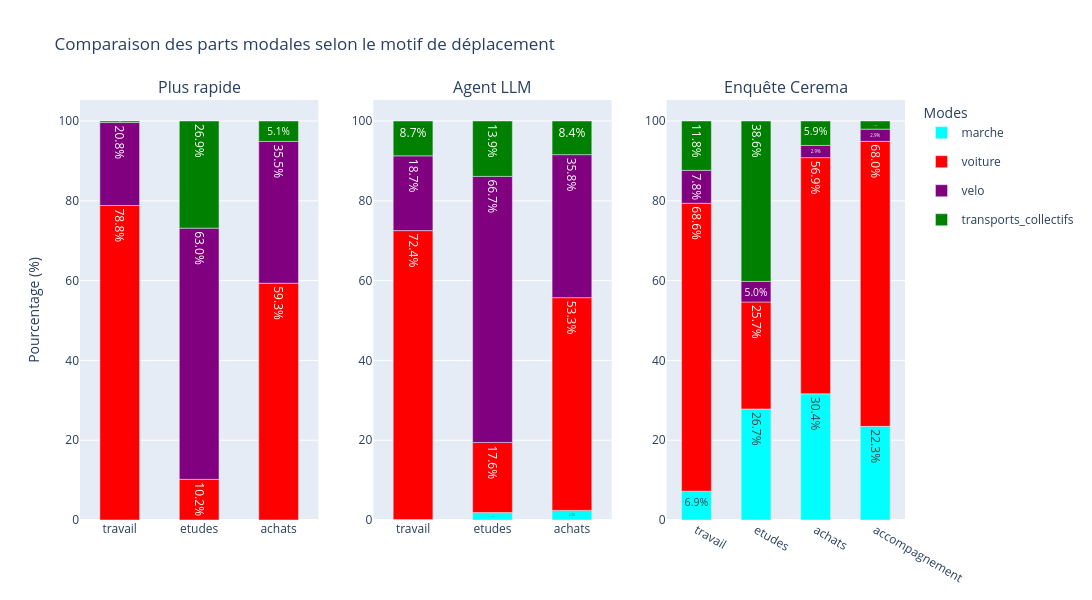

The cell this chart's notebook holds for it:
### Code cell
bar_graph(moves, cerema["parts_modales_2023"]["motif_deplacement"], "Comparaison des parts modales selon le motif de déplacement", x_name="Motifs de déplacement")

### Figure 1 — Plotly figure (JSON) as saved in the notebook; plotly's stock layout.template omitted (floating-point values rounded to 4 significant figures)
{"data": [{"legendgroup": "marche", "marker": {"color": "cyan"}, "name": "marche", "showlegend": true, "text": ["inf", "inf"], "textposition": "inside", "texttemplate": "%{text:.1f}%", "type": "bar", "x": [null, null], "xaxis": "x", "y": [70, 56], "yaxis": "y"}, {"legendgroup": "voiture", "marker": {"color": "red"}, "name": "voiture", "showlegend": true, "text": ["78.81899871630296", "10.185185185185185", "59.337349397590366", "inf", "inf", "inf"], "textposition": "inside", "texttemplate": "%{text:.1f}%", "type": "bar", "x": ["travail", "etudes", "achats", null, null, null], "xaxis": "x", "y": [614, 11, 197, 1009, 263, 196], "yaxis": "y"}, {"legendgroup": "velo", "marker": {"color": "purple"}, "name": "velo", "showlegend": true, "text": ["20.79589216944801", "62.96296296296296", "35.54216867469879", "inf", "inf", "inf"], "textposition": "inside", "texttemplate": "%{text:.1f}%", "type": "bar", "x": ["travail", "etudes", "achats", null, null, null], "xaxis": "x", "y": [162, 68, 118, 466, 144, 173], "yaxis": "y"}, {"legendgroup": "transports_collectifs", "marker": {"color": "green"}, "name": "transports_collectifs", "showlegend": true, "text": ["0.38510911424903727", "26.851851851851855", "5.120481927710843", "inf", "inf", "inf"], "textposition": "inside", "texttemplate": "%{text:.1f}%", "type": "bar", "x": ["travail", "etudes", "achats", null, null, null], "xaxis": "x", "y": [3, 29, 17, 53, 5, 14], "yaxis": "y"}, {"legendgroup": "marche", "marker": {"color": "cyan"}, "name": "marche", "showlegend": false, "text": ["0.12836970474967907", "1.8518518518518516", "2.4096385542168677", "inf", "inf", "inf"], "textposition": "inside", "texttemplate": "%{text:.1f}%", "type": "bar", "x": ["travail", "etudes", "achats", null, null, null], "xaxis": "x2", "y": [1, 2, 8, 82, 51, 11], "yaxis": "y2"}, {"legendgroup": "voiture", "marker": {"color": "red"}, "name": "voiture", "showlegend": false, "text": ["72.400513478819", "17.59259259259259", "53.31325301204819", "inf", "inf", "inf"], "textposition": "inside", "texttemplate": "%{text:.1f}%", "type": "bar", "x": ["travail", "etudes", "achats", null, null, null], "xaxis": "x2", "y": [564, 19, 177, 946, 241, 206], "yaxis": "y2"}, {"legendgroup": "velo", "marker": {"color": "purple"}, "name": "velo", "showlegend": false, "text": ["18.741976893453145", "66.66666666666666", "35.8433734939759", "inf", "inf", "inf"], "textposition": "inside", "texttemplate": "%{text:.1f}%", "type": "bar", "x": ["travail", "etudes", "achats", null, null, null], "xaxis": "x2", "y": [146, 72, 119, 426, 159, 136], "yaxis": "y2"}, {"legendgroup": "transports_collectifs", "marker": {"color": "green"}, "name": "transports_collectifs", "showlegend": false, "text": ["8.729139922978177", "13.88888888888889", "8.433734939759036", "inf", "inf", "inf"], "textposition": "inside", "texttemplate": "%{text:.1f}%", "type": "bar", "x": ["travail", "etudes", "achats", null, null, null], "xaxis": "x2", "y": [68, 15, 28, 144, 17, 30], "yaxis": "y2"}, {"legendgroup": "marche", "marker": {"color": "cyan"}, "name": "marche", "showlegend": false, "text": ["6.862745098039216", "26.732673267326735", "30.392156862745097", "22.330097087378643"], "textposition": "inside", "texttemplate": "%{text:.1f}%", "type": "bar", "x": ["travail", "etudes", "achats", "accompagnement"], "xaxis": "x3", "y": [7, 27, 31, 23], "yaxis": "y3"}, {"legendgroup": "voiture", "marker": {"color": "red"}, "name": "voiture", "showlegend": false, "text": ["68.62745098039215", "25.742574257425744", "56.86274509803921", "67.96116504854369"], "textposition": "inside", "texttemplate": "%{text:.1f}%", "type": "bar", "x": ["travail", "etudes", "achats", "accompagnement"], "xaxis": "x3", "y": [70, 26, 58, 70], "yaxis": "y3"}, {"legendgroup": "velo", "marker": {"color": "purple"}, "name": "velo", "showlegend": false, "text": ["7.8431372549019605", "4.9504950495049505", "2.941176470588235", "2.912621359223301"], "textposition": "inside", "texttemplate": "%{text:.1f}%", "type": "bar", "x": ["travail", "etudes", "achats", "accompagnement"], "xaxis": "x3", "y": [8, 5, 3, 3], "yaxis": "y3"}, {"legendgroup": "transports_collectifs", "marker": {"color": "green"}, "name": "transports_collectifs", "showlegend": false, "text": ["11.76470588235294", "38.613861386138616", "5.88235294117647", "1.9417475728155338"], "textposition": "inside", "texttemplate": "%{text:.1f}%", "type": "bar", "x": ["travail", "etudes", "achats", "accompagnement"], "xaxis": "x3", "y": [12, 39, 6, 2], "yaxis": "y3"}], "layout": {"annotations": [{"font": {"size": 16}, "showarrow": false, "text": "Plus rapide", "x": 0.1444, "xanchor": "center", "xref": "paper", "y": 1.0, "yanchor": "bottom", "yref": "paper"}, {"font": {"size": 16}, "showarrow": false, "text": "Agent LLM", "x": 0.5, "xanchor": "center", "xref": "paper", "y": 1.0, "yanchor": "bottom", "yref": "paper"}, {"font": {"size": 16}, "showarrow": false, "text": "Enquête Cerema", "x": 0.8556, "xanchor": "center", "xref": "paper", "y": 1.0, "yanchor": "bottom", "yref": "paper"}], "bargap": 0.5, "barmode": "relative", "barnorm": "percent", "height": 600, "legend": {"title": {"text": "Modes"}}, "title": {"text": "Comparaison des parts modales selon le motif de déplacement"}, "width": 1300, "xaxis": {"anchor": "y", "categoryarray": ["travail", "etudes", "achats", "accompagnement"], "categoryorder": "array", "domain": [0.0, 0.2889], "showgrid": false, "type": "category"}, "xaxis2": {"anchor": "y2", "categoryarray": ["travail", "etudes", "achats", "accompagnement"], "categoryorder": "array", "domain": [0.3556, 0.6444], "showgrid": false, "type": "category"}, "xaxis3": {"anchor": "y3", "categoryarray": ["travail", "etudes", "achats", "accompagnement"], "categoryorder": "array", "domain": [0.7111, 1.0], "showgrid": false, "type": "category"}, "yaxis": {"anchor": "x", "domain": [0.0, 1.0], "title": {"text": "Pourcentage (%)"}}, "yaxis2": {"anchor": "x2", "domain": [0.0, 1.0]}, "yaxis3": {"anchor": "x3", "domain": [0.0, 1.0]}}}
